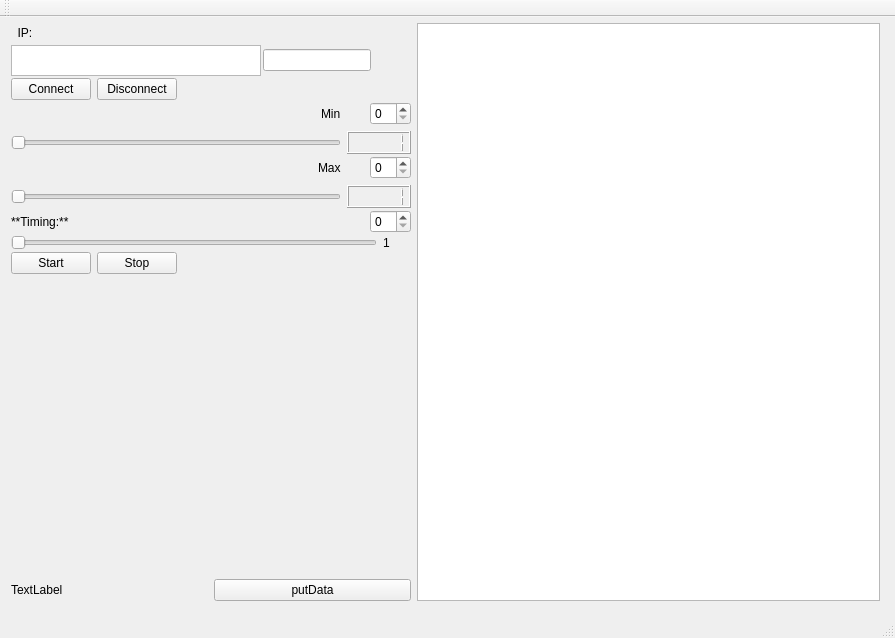
<?xml version="1.0" encoding="UTF-8"?>
<ui version="4.0">
 <class>MainWindow</class>
 <widget class="QMainWindow" name="MainWindow">
  <property name="geometry">
   <rect>
    <x>0</x>
    <y>0</y>
    <width>895</width>
    <height>638</height>
   </rect>
  </property>
  <property name="windowTitle">
   <string>MainWindow</string>
  </property>
  <widget class="QWidget" name="centralWidget">
   <layout class="QHBoxLayout" name="horizontalLayout_12" stretch="0,100">
    <property name="topMargin">
     <number>6</number>
    </property>
    <property name="rightMargin">
     <number>15</number>
    </property>
    <property name="bottomMargin">
     <number>15</number>
    </property>
    <item>
     <layout class="QVBoxLayout" name="verticalLayout_4">
      <property name="spacing">
       <number>2</number>
      </property>
      <item>
       <layout class="QHBoxLayout" name="horizontalLayout_11">
        <item>
         <widget class="QLabel" name="label_2">
          <property name="text">
           <string>  IP: </string>
          </property>
         </widget>
        </item>
        <item>
         <spacer name="horizontalSpacer_7">
          <property name="orientation">
           <enum>Qt::Orientation::Horizontal</enum>
          </property>
          <property name="sizeHint" stdset="0">
           <size>
            <width>40</width>
            <height>20</height>
           </size>
          </property>
         </spacer>
        </item>
       </layout>
      </item>
      <item>
       <layout class="QVBoxLayout" name="verticalLayout_3">
        <property name="spacing">
         <number>2</number>
        </property>
        <item>
         <layout class="QHBoxLayout" name="horizontalLayout_10">
          <property name="spacing">
           <number>2</number>
          </property>
          <item>
           <widget class="QPlainTextEdit" name="dataTextEdit">
            <property name="minimumSize">
             <size>
              <width>250</width>
              <height>31</height>
             </size>
            </property>
            <property name="maximumSize">
             <size>
              <width>250</width>
              <height>31</height>
             </size>
            </property>
           </widget>
          </item>
          <item>
           <widget class="QLineEdit" name="ipLineEdit">
            <property name="text">
             <string/>
            </property>
           </widget>
          </item>
          <item>
           <spacer name="horizontalSpacer_5">
            <property name="orientation">
             <enum>Qt::Orientation::Horizontal</enum>
            </property>
            <property name="sizeType">
             <enum>QSizePolicy::Policy::Fixed</enum>
            </property>
            <property name="sizeHint" stdset="0">
             <size>
              <width>40</width>
              <height>31</height>
             </size>
            </property>
           </spacer>
          </item>
         </layout>
        </item>
        <item>
         <layout class="QHBoxLayout" name="horizontalLayout">
          <item>
           <widget class="QPushButton" name="pushButtonConnect">
            <property name="text">
             <string>Connect</string>
            </property>
           </widget>
          </item>
          <item>
           <widget class="QPushButton" name="pushButtonDisconnect">
            <property name="text">
             <string>Disconnect</string>
            </property>
           </widget>
          </item>
          <item>
           <spacer name="horizontalSpacer_4">
            <property name="orientation">
             <enum>Qt::Orientation::Horizontal</enum>
            </property>
            <property name="sizeHint" stdset="0">
             <size>
              <width>40</width>
              <height>20</height>
             </size>
            </property>
           </spacer>
          </item>
         </layout>
        </item>
        <item>
         <layout class="QVBoxLayout" name="verticalLayout">
          <item>
           <layout class="QHBoxLayout" name="horizontalLayout_3">
            <item>
             <spacer name="horizontalSpacer">
              <property name="orientation">
               <enum>Qt::Orientation::Horizontal</enum>
              </property>
              <property name="sizeHint" stdset="0">
               <size>
                <width>40</width>
                <height>20</height>
               </size>
              </property>
             </spacer>
            </item>
            <item>
             <widget class="QLabel" name="labelMin">
              <property name="text">
               <string>Min       </string>
              </property>
             </widget>
            </item>
            <item>
             <widget class="QSpinBox" name="minSpinBox"/>
            </item>
           </layout>
          </item>
          <item>
           <layout class="QHBoxLayout" name="horizontalLayout_2" stretch="100,0">
            <item>
             <widget class="QSlider" name="horizontalSliderMin">
              <property name="minimum">
               <number>1</number>
              </property>
              <property name="maximum">
               <number>50</number>
              </property>
              <property name="orientation">
               <enum>Qt::Orientation::Horizontal</enum>
              </property>
             </widget>
            </item>
            <item>
             <widget class="QLCDNumber" name="lcdNumberMin">
              <property name="intValue" stdset="0">
               <number>1</number>
              </property>
             </widget>
            </item>
           </layout>
          </item>
         </layout>
        </item>
        <item>
         <layout class="QVBoxLayout" name="verticalLayout_2">
          <item>
           <layout class="QHBoxLayout" name="horizontalLayout_5">
            <item>
             <spacer name="horizontalSpacer_2">
              <property name="orientation">
               <enum>Qt::Orientation::Horizontal</enum>
              </property>
              <property name="sizeHint" stdset="0">
               <size>
                <width>40</width>
                <height>20</height>
               </size>
              </property>
             </spacer>
            </item>
            <item>
             <widget class="QLabel" name="labelMax">
              <property name="text">
               <string>Max       </string>
              </property>
             </widget>
            </item>
            <item>
             <widget class="QSpinBox" name="maxSpinBox"/>
            </item>
           </layout>
          </item>
          <item>
           <layout class="QHBoxLayout" name="horizontalLayout_4" stretch="100,0">
            <item>
             <widget class="QSlider" name="horizontalSliderMax">
              <property name="minimum">
               <number>1</number>
              </property>
              <property name="maximum">
               <number>50</number>
              </property>
              <property name="orientation">
               <enum>Qt::Orientation::Horizontal</enum>
              </property>
             </widget>
            </item>
            <item>
             <widget class="QLCDNumber" name="lcdNumberMax">
              <property name="intValue" stdset="0">
               <number>1</number>
              </property>
             </widget>
            </item>
           </layout>
          </item>
         </layout>
        </item>
        <item>
         <layout class="QHBoxLayout" name="horizontalLayout_9">
          <item>
           <widget class="QLabel" name="labelTimings">
            <property name="text">
             <string>**Timing:**</string>
            </property>
            <property name="textFormat">
             <enum>Qt::TextFormat::MarkdownText</enum>
            </property>
           </widget>
          </item>
          <item>
           <spacer name="horizontalSpacer_6">
            <property name="orientation">
             <enum>Qt::Orientation::Horizontal</enum>
            </property>
            <property name="sizeHint" stdset="0">
             <size>
              <width>40</width>
              <height>20</height>
             </size>
            </property>
           </spacer>
          </item>
          <item>
           <widget class="QSpinBox" name="timingSpinBox"/>
          </item>
         </layout>
        </item>
        <item>
         <layout class="QHBoxLayout" name="horizontalLayout_6" stretch="93,7">
          <item>
           <widget class="QSlider" name="horizontalSliderTiming">
            <property name="orientation">
             <enum>Qt::Orientation::Horizontal</enum>
            </property>
           </widget>
          </item>
          <item>
           <widget class="QLabel" name="labelTiming">
            <property name="text">
             <string>1</string>
            </property>
           </widget>
          </item>
         </layout>
        </item>
        <item>
         <layout class="QHBoxLayout" name="horizontalLayout_7">
          <item>
           <widget class="QPushButton" name="pushButtonStart">
            <property name="text">
             <string>Start</string>
            </property>
           </widget>
          </item>
          <item>
           <widget class="QPushButton" name="pushButtonStop">
            <property name="text">
             <string>Stop</string>
            </property>
           </widget>
          </item>
          <item>
           <spacer name="horizontalSpacer_3">
            <property name="orientation">
             <enum>Qt::Orientation::Horizontal</enum>
            </property>
            <property name="sizeHint" stdset="0">
             <size>
              <width>40</width>
              <height>20</height>
             </size>
            </property>
           </spacer>
          </item>
         </layout>
        </item>
        <item>
         <spacer name="verticalSpacer">
          <property name="orientation">
           <enum>Qt::Orientation::Vertical</enum>
          </property>
          <property name="sizeHint" stdset="0">
           <size>
            <width>168</width>
            <height>18</height>
           </size>
          </property>
         </spacer>
        </item>
        <item>
         <layout class="QHBoxLayout" name="horizontalLayout_8">
          <item>
           <widget class="QLabel" name="label">
            <property name="text">
             <string>TextLabel</string>
            </property>
           </widget>
          </item>
          <item>
           <widget class="QPushButton" name="pushButtonPut">
            <property name="text">
             <string>putData</string>
            </property>
           </widget>
          </item>
         </layout>
        </item>
       </layout>
      </item>
     </layout>
    </item>
    <item>
     <widget class="QListView" name="listView"/>
    </item>
   </layout>
  </widget>
  <widget class="QMenuBar" name="menuBar">
   <property name="geometry">
    <rect>
     <x>0</x>
     <y>0</y>
     <width>895</width>
     <height>23</height>
    </rect>
   </property>
  </widget>
  <widget class="QToolBar" name="mainToolBar">
   <attribute name="toolBarArea">
    <enum>TopToolBarArea</enum>
   </attribute>
   <attribute name="toolBarBreak">
    <bool>false</bool>
   </attribute>
  </widget>
  <widget class="QStatusBar" name="statusBar"/>
 </widget>
 <layoutdefault spacing="6" margin="11"/>
 <resources/>
 <connections>
  <connection>
   <sender>horizontalSliderTiming</sender>
   <signal>valueChanged(int)</signal>
   <receiver>labelTiming</receiver>
   <slot>setNum(int)</slot>
   <hints>
    <hint type="sourcelabel">
     <x>207</x>
     <y>312</y>
    </hint>
    <hint type="destinationlabel">
     <x>243</x>
     <y>322</y>
    </hint>
   </hints>
  </connection>
  <connection>
   <sender>horizontalSliderMin</sender>
   <signal>valueChanged(int)</signal>
   <receiver>lcdNumberMin</receiver>
   <slot>display(int)</slot>
   <hints>
    <hint type="sourcelabel">
     <x>148</x>
     <y>153</y>
    </hint>
    <hint type="destinationlabel">
     <x>280</x>
     <y>151</y>
    </hint>
   </hints>
  </connection>
  <connection>
   <sender>horizontalSliderMax</sender>
   <signal>valueChanged(int)</signal>
   <receiver>lcdNumberMax</receiver>
   <slot>display(int)</slot>
   <hints>
    <hint type="sourcelabel">
     <x>147</x>
     <y>247</y>
    </hint>
    <hint type="destinationlabel">
     <x>318</x>
     <y>250</y>
    </hint>
   </hints>
  </connection>
 </connections>
</ui>
